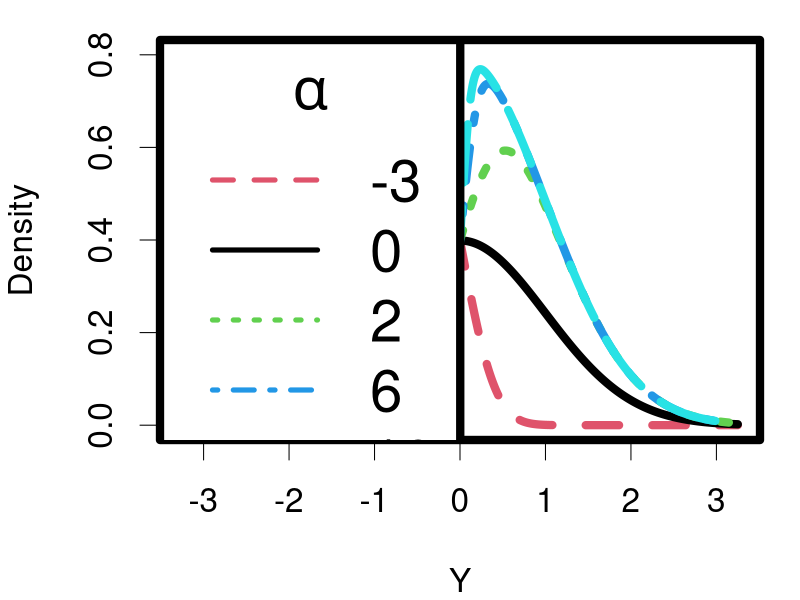

Recreate this plot in R. (Note: this script raises an error after producing the figure.)


library(sn)



x <- seq(-3.25, 3.25, length.out = 1000)
xi <- 0
omega <- 1
alpha <- c(-3,0, 2,6,10)
dx <- lapply(1:length(alpha), function(ii) dsn(x, xi, omega, alpha[ii], tau=0, dp=NULL, log=FALSE))


par.index <- c(2,1,3,4,5)
par(mar = c(4,4,1,1), lwd = 8, cex = 2)
plot(x, dx[[1]], "n", xlab = "Y", ylab = "Density", ylim = c(0,.8))
temp <- sapply(1:length(alpha), function(ii) lines(x, dx[[ii]], col = par.index[ii], lty = par.index[ii]))
legend("topleft", legend = alpha, col = par.index, lty = par.index, lwd = 5, title = expression(alpha), cex = 1.75)


beta <- function(a){sqrt(2/pi*a^2/(1+a^2))}
mu <- xi + omega*beta
sig2 <- omega^2*(1-beta^2)
gamma <- function(b){0.5*(4 - pi)*b^2*(1-b^2)^(-3/2)}
